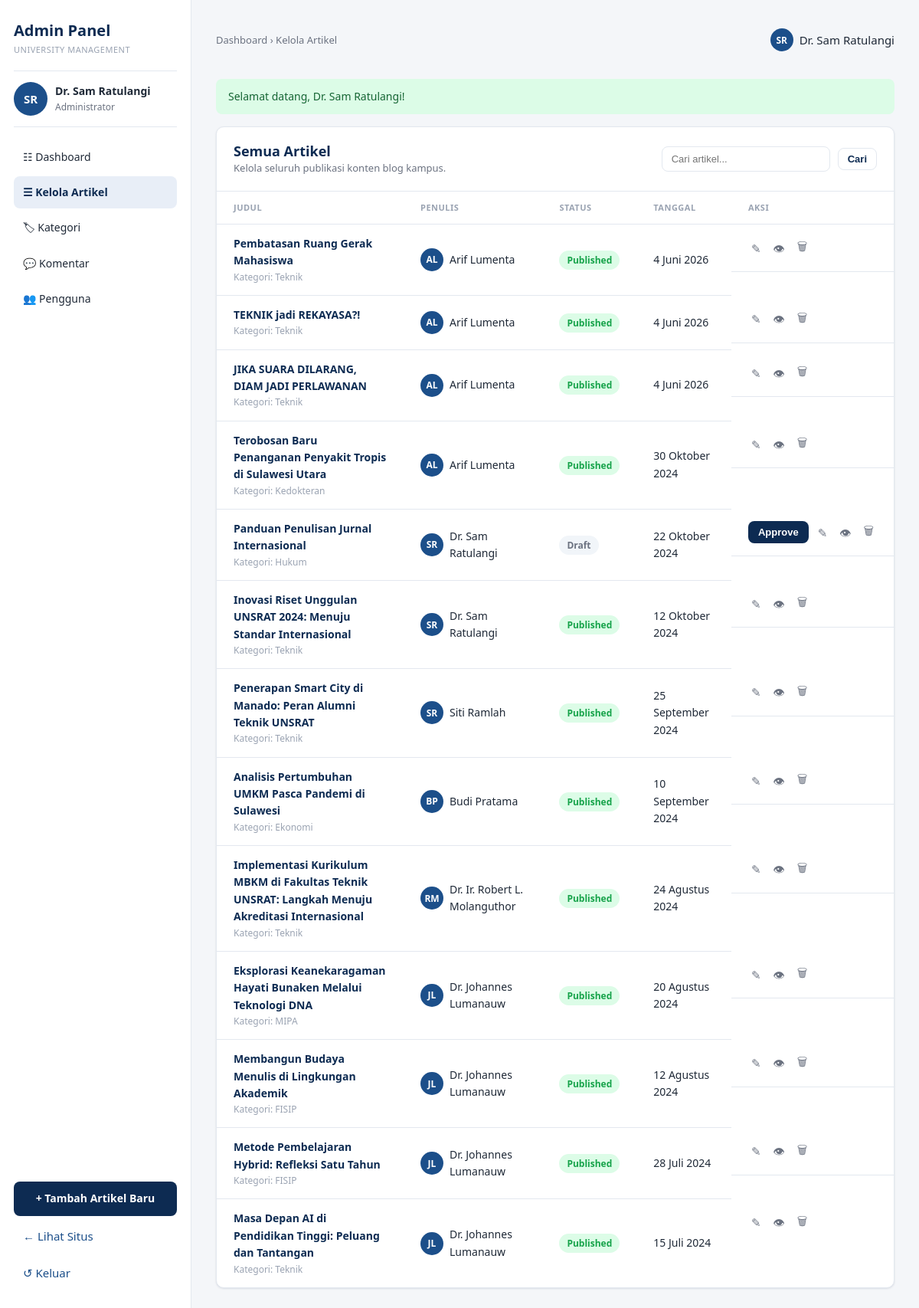
/admin/articles.php (signed in), run on the app's committed database.
### tables this page shows
CREATE TABLE `users` (
  `id` int(11) NOT NULL,
  `name` varchar(100) NOT NULL,
  `email` varchar(150) NOT NULL,
  `password` varchar(255) NOT NULL,
  `role` enum('admin','dosen','mahasiswa') NOT NULL DEFAULT 'mahasiswa',
  `faculty` varchar(120) DEFAULT NULL,
  `bio` text DEFAULT NULL,
  `avatar` varchar(255) DEFAULT NULL,
  `created_at` datetime NOT NULL DEFAULT current_timestamp()
);

CREATE TABLE `articles` (
  `id` int(11) NOT NULL,
  `user_id` int(11) NOT NULL,
  `category_id` int(11) NOT NULL,
  `title` varchar(200) NOT NULL,
  `slug` varchar(220) NOT NULL,
  `excerpt` varchar(400) DEFAULT NULL,
  `content` text NOT NULL,
  `cover_image` varchar(255) DEFAULT NULL,
  `status` enum('published','draft') NOT NULL DEFAULT 'published',
  `views` int(11) NOT NULL DEFAULT 0,
  `created_at` datetime NOT NULL DEFAULT current_timestamp(),
  `updated_at` datetime NOT NULL DEFAULT current_timestamp() ON UPDATE current_timestamp()
);

CREATE TABLE `categories` (
  `id` int(11) NOT NULL,
  `name` varchar(80) NOT NULL,
  `slug` varchar(100) NOT NULL,
  `created_at` datetime NOT NULL DEFAULT current_timestamp()
);

### includes/auth.php (called while the page is built, shortened)
<?php
function is_logged_in() {
    return !empty($_SESSION['user_id']);
}
function current_user($pdo) {
    static $user = null;
    if ($user === null && is_logged_in()) {
        $stmt = $pdo->prepare('SELECT * FROM users WHERE id = ?');
        $stmt->execute([$_SESSION['user_id']]);
        $user = $stmt->fetch() ?: false;
    }
    return $user ?: null;
}

### includes/functions.php (called while the page is built, shortened)
<?php
function e($text) {
    return htmlspecialchars($text ?? '', ENT_QUOTES, 'UTF-8');
}
function get_flash() {
    $f = $_SESSION['flash'];
    return $f;
}
function tanggal_id($datetime) {
    $bulan = [1=>'Januari','Februari','Maret','April','Mei','Juni','Juli',
              'Agustus','September','Oktober','November','Desember'];
    $ts = strtotime($datetime);
    return (int)date('j', $ts) . ' ' . $bulan[(int)date('n', $ts)] . ' ' . date('Y', $ts);
}
function initials($name) {
    $parts = preg_split('/\s+/', trim($name));
    $parts = array_values(array_filter($parts, fn($p) => !preg_match('/\./', $p)));
    $first = mb_substr($parts[0], 0, 1);
    $last  = count($parts) > 1 ? mb_substr(end($parts), 0, 1) : '';
    return strtoupper($first . $last);
}

### admin/articles.php (the view, shortened to what this page needs)
<?php
require_once __DIR__ . '/../config/database.php';
require_once __DIR__ . '/../includes/functions.php';
require_once __DIR__ . '/../includes/auth.php';
$q = trim($_GET['q'] ?? '');
if ($q !== '') {
    $stmt = $pdo->prepare(
      "SELECT a.*, u.name AS penulis, c.name AS kategori
       FROM articles a JOIN users u ON a.user_id=u.id JOIN categories c ON a.category_id=c.id
       WHERE a.title LIKE ? ORDER BY a.created_at DESC");
    $stmt->execute(['%' . $q . '%']);
    $articles = $stmt->fetchAll();
} else {
    $articles = $pdo->query(
      "SELECT a.*, u.name AS penulis, c.name AS kategori
       FROM articles a JOIN users u ON a.user_id=u.id JOIN categories c ON a.category_id=c.id
       ORDER BY a.created_at DESC")->fetchAll();
}
$active = 'articles';
$crumb = 'Kelola Artikel';
require __DIR__ . '/../includes/admin-header.php';
?>
<div class="panel">
  <div class="panel-head">
    <div><h2>Semua Artikel</h2><p>Kelola seluruh publikasi konten blog kampus.</p></div>
    <form class="toolbar" method="get">
      <input type="search" name="q" placeholder="Cari artikel..." value="<?= e($q) ?>">
      <button class="btn btn-outline btn-sm" type="submit">Cari</button>
    </form>
  </div>
  <?php if (!$articles): ?>
    <p class="empty">Tidak ada artikel.</p>
  <?php else: ?>
  <table class="data">
    <thead><tr><th>Judul</th><th>Penulis</th><th>Status</th><th>Tanggal</th><th>Aksi</th></tr></thead>
    <tbody>
    <?php foreach ($articles as $a): ?>
      <tr>
        <td><div class="t-title"><?= e($a['title']) ?></div><div class="t-sub">Kategori: <?= e($a['kategori']) ?></div></td>
        <td><div class="row-author"><span class="avatar avatar-sm"><?= e(initials($a['penulis'])) ?></span><?= e($a['penulis']) ?></div></td>
        <td><span class="badge badge-<?= e($a['status']) ?>"><?= e(ucfirst($a['status'])) ?></span></td>
        <td><?= e(tanggal_id($a['created_at'])) ?></td>
        <td class="actions-cell">
          <?php if ($a['status'] === 'draft'): ?>
            <form method="post" style="display:inline">
              <button class="btn btn-primary btn-sm" type="submit">Approve</button>
            </form>
          <?php endif; ?>
          <a class="icon-btn" title="Edit" href="<?= BASE_URL ?>/admin/articles.php?edit=<?= (int)$a['id'] ?>">&#9998;</a>
          <a class="icon-btn" title="Lihat" href="<?= BASE_URL ?>/article.php?slug=<?= e($a['slug']) ?>">&#128065;</a>
          <form method="post" data-confirm="Hapus artikel ini?" style="display:inline">
            <button class="icon-btn danger" title="Hapus" type="submit">&#128465;</button>
          </form>
        </td>
      </tr>
    <?php endforeach; ?>
    </tbody>
  </table>
  <?php endif; ?>
</div>
<?php require __DIR__ . '/../includes/admin-footer.php'; ?>

### includes/admin-header.php (shortened to what this page needs)
<?php
$me = current_user($pdo);
$flash = get_flash();
$menu = [
  'dashboard'  => ['Dashboard',     'dashboard.php',  '&#9783;'],
  'articles'   => ['Kelola Artikel', 'articles.php',   '&#9776;'],
  'categories' => ['Kategori',       'categories.php', '&#127991;'],
  'comments'   => ['Komentar',       'comments.php',   '&#128172;'],
  'users'      => ['Pengguna',       'users.php',      '&#128101;'],
];
$active = $active ?? 'dashboard';
?>
<!DOCTYPE html>
<html lang="id">
<head>
  <link rel="stylesheet" href="<?= BASE_URL ?>/assets/css/style.css">
</head>
<body>
<div class="admin-body">
  <aside class="admin-sidebar">
    <div class="admin-brand">Admin Panel<small>UNIVERSITY MANAGEMENT</small></div>
    <div class="admin-user">
      <span class="avatar avatar-md">
        <?php if ($me['avatar']): ?><img src="<?= UPLOAD_URL . '/' . e($me['avatar']) ?>" alt=""><?php else: ?><?= e(initials($me['name'])) ?><?php endif; ?>
      </span>
      <div>
        <div class="nm"><?= e($me['name']) ?></div>
        <div class="rl">Administrator</div>
      </div>
    </div>
    <nav class="admin-menu">
      <?php foreach ($menu as $key => $m): ?>
        <a href="<?= BASE_URL ?>/admin/<?= $m[1] ?>" class="<?= $active===$key?'active':'' ?>">
          <?= $m[2] ?> <?= e($m[0]) ?>
        </a>
      <?php endforeach; ?>
    </nav>
    <div class="admin-sidebar-foot">
      <a class="btn btn-primary btn-block" href="<?= BASE_URL ?>/user/article-form.php">+ Tambah Artikel Baru</a>
      <a class="admin-menu" style="padding:10px 12px" href="<?= BASE_URL ?>/index.php">&#8592; Lihat Situs</a>
      <a class="admin-menu" style="padding:10px 12px" href="<?= BASE_URL ?>/logout.php">&#8634; Keluar</a>
    </div>
  </aside>
  <main class="admin-main">
    <div class="admin-topbar">
      <div class="breadcrumb">Dashboard <?= isset($crumb) ? '&rsaquo; ' . e($crumb) : '' ?></div>
      <div class="user-chip"><span class="avatar avatar-sm"><?= e(initials($me['name'])) ?></span> <?= e($me['name']) ?></div>
    </div>
    <?php if ($flash): ?><div class="flash flash-<?= e($flash['type']) ?>"><?= e($flash['msg']) ?></div><?php endif; ?>

### data on the page
users: name "SR", name "Dr. Sam Ratulangi"
articles: title "Pembatasan Ruang Gerak Mahasiswa", category.name "Teknik", user.name "AL", user.name "Arif Lumenta", status "Published", created_at "4 Juni 2026"
articles: title "TEKNIK jadi REKAYASA?!", category.name "Teknik", user.name "AL", user.name "Arif Lumenta", status "Published", created_at "4 Juni 2026"
articles: title "JIKA SUARA DILARANG, DIAM JADI PERLAWANAN", category.name "Teknik", user.name "AL", user.name "Arif Lumenta", status "Published", created_at "4 Juni 2026"
articles: title "Terobosan Baru Penanganan Penyakit Tropis di Sulawesi Utara", category.name "Kedokteran", user.name "AL", user.name "Arif Lumenta", status "Published", created_at "30 Oktober 2024"
articles: title "Panduan Penulisan Jurnal Internasional", category.name "Hukum", user.name "SR", user.name "Dr. Sam Ratulangi", status "Draft", created_at "22 Oktober 2024"
articles: title "Inovasi Riset Unggulan UNSRAT 2024: Menuju Standar Internasional", category.name "Teknik", user.name "SR", user.name "Dr. Sam Ratulangi", status "Published", created_at "12 Oktober 2024"
articles: title "Penerapan Smart City di Manado: Peran Alumni Teknik UNSRAT", category.name "Teknik", user.name "SR", user.name "Siti Ramlah", status "Published", created_at "25 September 2024"
articles: title "Analisis Pertumbuhan UMKM Pasca Pandemi di Sulawesi", category.name "Ekonomi", user.name "BP", user.name "Budi Pratama", status "Published", created_at "10 September 2024"
articles: title "Implementasi Kurikulum MBKM di Fakultas Teknik UNSRAT: Langkah Menuju Akreditasi Internasional", category.name "Teknik", user.name "RM", user.name "Dr. Ir. Robert L. Molanguthor", status "Published", created_at "24 Agustus 2024"
articles: title "Eksplorasi Keanekaragaman Hayati Bunaken Melalui Teknologi DNA", category.name "MIPA", user.name "JL", user.name "Dr. Johannes Lumanauw", status "Published", created_at "20 Agustus 2024"
articles: title "Membangun Budaya Menulis di Lingkungan Akademik", category.name "FISIP", user.name "JL", user.name "Dr. Johannes Lumanauw", status "Published", created_at "12 Agustus 2024"
articles: title "Metode Pembelajaran Hybrid: Refleksi Satu Tahun", category.name "FISIP", user.name "JL", user.name "Dr. Johannes Lumanauw", status "Published", created_at "28 Juli 2024"
articles: title "Masa Depan AI di Pendidikan Tinggi: Peluang dan Tantangan", category.name "Teknik", user.name "JL", user.name "Dr. Johannes Lumanauw", status "Published", created_at "15 Juli 2024"

### other printed values
$m[2] "☷"
$m[0] "Dashboard"
$m[2] "☰"
$m[0] "Kelola Artikel"
$m[2] "🏷"
$m[0] "Kategori"
$m[2] "💬"
$m[0] "Komentar"
$m[2] "👥"
$m[0] "Pengguna"
$crumb "Kelola Artikel"
$flash['msg'] "Selamat datang, Dr. Sam Ratulangi!"
